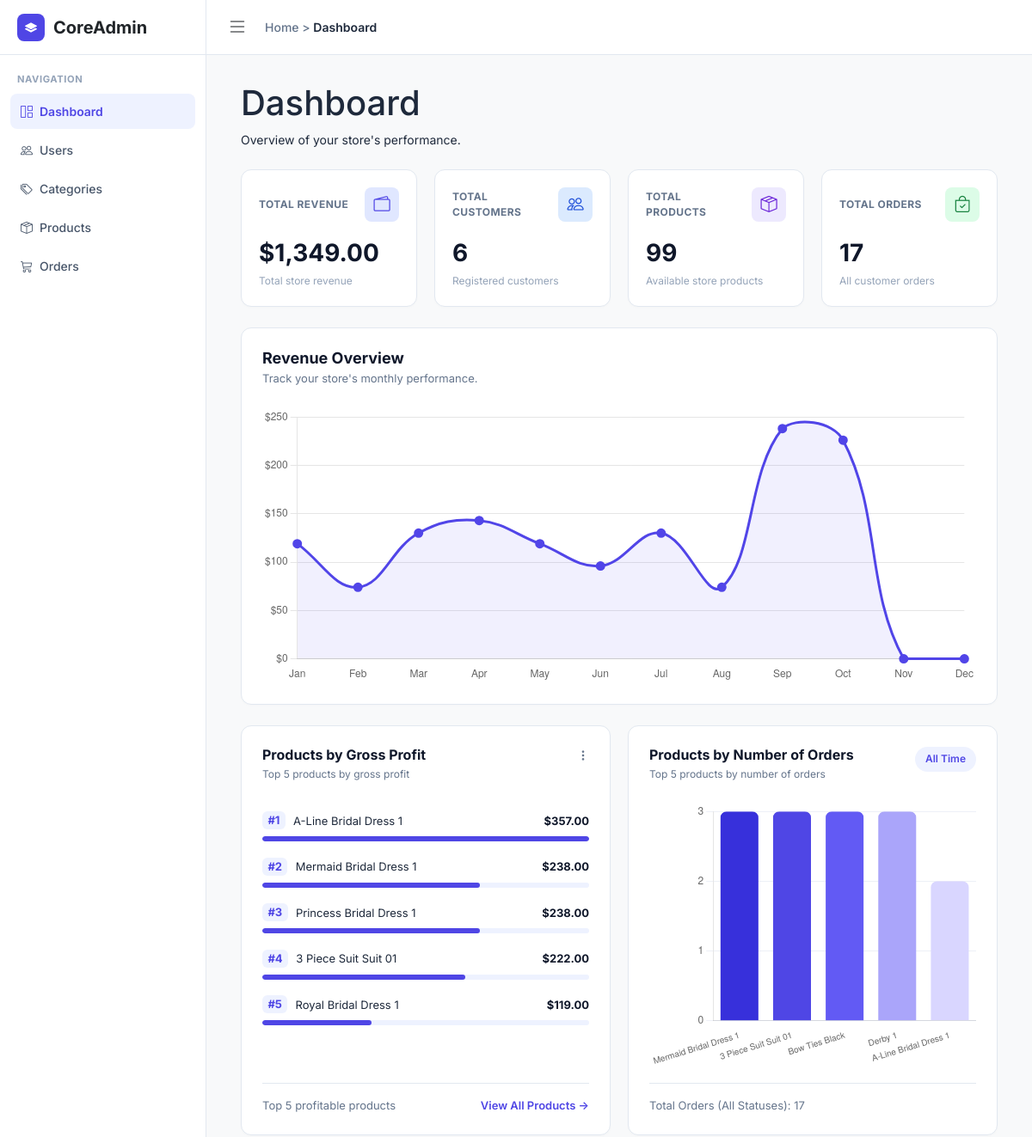
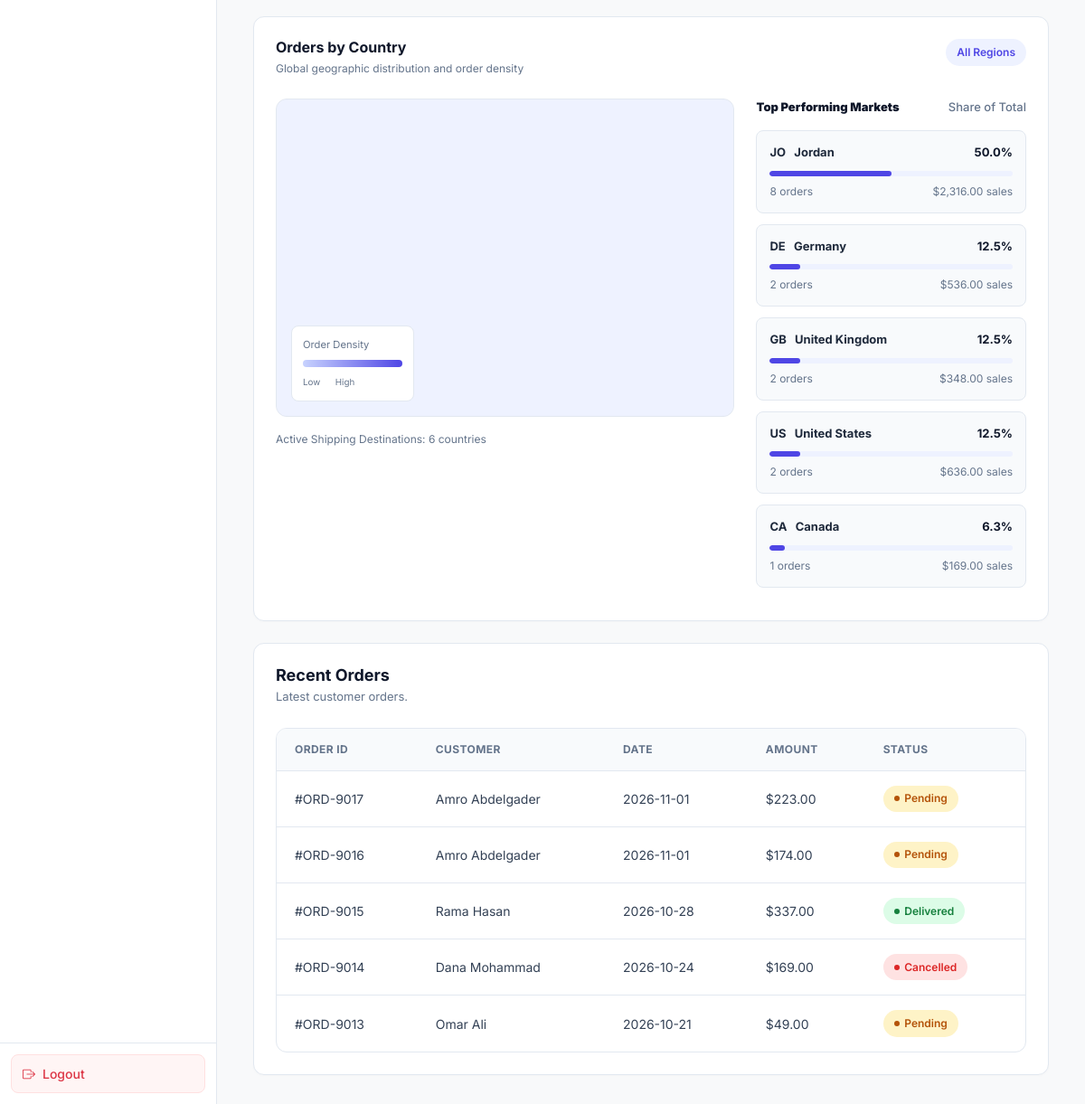
Screenshot of /admin/dashboard.php (signed in) with the database file from the repository (2 pictures, top to bottom).
### tables this page shows
CREATE TABLE `products` (
  `id` int(11) NOT NULL,
  `subcategory_id` int(11) NOT NULL,
  `product_name` varchar(150) NOT NULL,
  `description` text DEFAULT NULL,
  `cost_price` decimal(10,2) NOT NULL DEFAULT 0.00,
  `price` decimal(10,2) NOT NULL,
  `image_url` varchar(500) DEFAULT NULL,
  `stock_quantity` int(11) NOT NULL DEFAULT 0,
  `created_at` timestamp NOT NULL DEFAULT current_timestamp()
);

CREATE TABLE `orders` (
  `id` int(11) NOT NULL,
  `user_id` int(11) NOT NULL,
  `order_date` timestamp NOT NULL DEFAULT current_timestamp(),
  `estimated_delivery` date DEFAULT NULL,
  `total_amount` decimal(10,2) NOT NULL DEFAULT 0.00,
  `order_status` enum('Pending','Confirmed','Shipped','Delivered','Cancelled') DEFAULT 'Pending',
  `full_name` varchar(100) NOT NULL,
  `phone` varchar(20) NOT NULL,
  `country` varchar(100) NOT NULL DEFAULT 'Jordan',
  `city` varchar(100) NOT NULL,
  `area` varchar(100) DEFAULT NULL,
  `shipping_address` varchar(255) NOT NULL,
  `building_details` varchar(255) DEFAULT NULL,
  `shipping_cost` decimal(10,2) NOT NULL DEFAULT 0.00,
  `revenue` decimal(10,2) NOT NULL DEFAULT 0.00
);

### admin/dashboard.php (the view, shortened to what the rows shown need)
<?php
require_once __DIR__ . '/../app/controllers/AdminDashboardController.php';
$db = (new Database())->connect();
$controller = new AdminDashboardController($db);
$stats = $controller->getStatistics();
$topProducts = $controller->getTopProductsByOrders();
$productNames = array_column($topProducts, 'name');
$productSales = array_map(
    'intval',
    array_column($topProducts, 'total_sold')
);
$monthlyRevenue = $controller->getMonthlyRevenue();
$topRevenueProducts = $controller->getTopProductsByRevenue();
$recentOrders = $controller->getRecentOrders();
require_once __DIR__ . '/includes/header.php';
?>
<link rel="stylesheet" href="https://unpkg.com/leaflet@1.9.4/dist/leaflet.css">
<div class="page-content">
    <h1>Dashboard</h1>
    <section class="stats-grid">
        <div class="stat-card">
            <h2>
                $<?= number_format($stats['revenue'], 2) ?>
            </h2>
        </div>
        <div class="stat-card">
            <h2><?= number_format($stats['customers']) ?></h2>
        </div>
        <div class="stat-card">
            <h2><?= number_format($stats['products']) ?></h2>
        </div>
        <div class="stat-card">
            <h2><?= number_format($stats['orders']) ?></h2>
        </div>
    </section>
    <section class="revenue-section">
        <div class="revenue-header">
            <div>
                <h2>Revenue Overview</h2>
            </div>
        </div>
    </section>
    <section class="product-analytics-grid">
        <div class="analytics-card">
            <div class="analytics-heading">
                <div>
                    <h2>Products by Gross Profit</h2>
                </div>
            </div>
            <div class="revenue-products">
                <?php if (!empty($topRevenueProducts)): ?>
                    <?php
                    $maxProfit = max(
                        0,
                        ...array_map(
                            'floatval',
                            array_column($topRevenueProducts, 'total_revenue')
                        )
                    );
                    ?>
                    <?php foreach ($topRevenueProducts as $index => $product): ?>
                        <?php
                        $profit = (float) $product['total_revenue'];
                        $percentage = $maxProfit > 0
                            ? max(0, $profit / $maxProfit * 100)
                            : 0;
                        ?>
                        <div class="revenue-product">
                            <div class="product-line">
                                <span>
                                    <b>#<?= $index + 1 ?></b>
                                    <?= htmlspecialchars(
                                        $product['name'],
                                        ENT_QUOTES,
                                        'UTF-8'
                                    ) ?>
                                </span>
                                <strong>
                                    $<?= number_format($profit, 2) ?>
                                </strong>
                            </div>
                            <div class="analytics-track">
                                <div style="width: <?= $percentage ?>%"></div>
                            </div>
                        </div>
                    <?php endforeach; ?>
                <?php else: ?>
                    <p>No delivered product sales yet.</p>
                <?php endif; ?>
            </div>
        </div>
        <div class="analytics-card">
            <div class="analytics-heading">
                <div>
                    <h2>Products by Number of Orders</h2>
                </div>
            </div>
        </div>
    </section>
    <section class="country-section">
        <div class="analytics-heading">
            <div>
                <h2>Orders by Country</h2>
            </div>
        </div>
    </section>
    <section class="recent-orders-section">
        <div class="recent-orders-header">
            <div>
                <h2>Recent Orders</h2>
            </div>
        </div>
        <div class="orders-table-wrapper">
            <table class="orders-table">
                <thead>
                    <tr>
                        <th>Order ID</th>
                        <th>Customer</th>
                        <th>Date</th>
                        <th>Amount</th>
                        <th>Status</th>
                    </tr>
                </thead>
                <tbody>
                    <?php if (!empty($recentOrders)): ?>
                        <?php foreach ($recentOrders as $order): ?>
                            <?php
                            $status = $order['order_status'];
                            $allowedStatuses = [
                                'Pending',
                                'Confirmed',
                                'Shipped',
                                'Delivered',
                                'Cancelled'
                            ];
                            $statusClass = in_array($status, $allowedStatuses, true)
                                ? strtolower($status)
                                : '';
                            ?>
                            <tr>
                                <td>
                                    #ORD-<?= (int) $order['id'] ?>
                                </td>
                                <td>
                                    <?= htmlspecialchars(
                                        $order['full_name'],
                                        ENT_QUOTES,
                                        'UTF-8'
                                    ) ?>
                                </td>
                                <td>
                                    <?= htmlspecialchars(
                                        date('Y-m-d', strtotime($order['order_date'])),
                                        ENT_QUOTES,
                                        'UTF-8'
                                    ) ?>
                                </td>
                                <td>
                                    $<?= number_format(
                                        (float) $order['total_amount'],
                                        2
                                    ) ?>
                                </td>
                                <td>
                                    <span class="order-status <?= $statusClass ?>">
                                        <?= htmlspecialchars(
                                            $status,
                                            ENT_QUOTES,
                                            'UTF-8'
                                        ) ?>
                                    </span>
                                </td>
                            </tr>
                        <?php endforeach; ?>
                    <?php endif; ?>
                </tbody>
            </table>
        </div>
    </section>
</div>
<script>
    // Month labels
    const months = [
        'Jan', 'Feb', 'Mar',
        'Apr', 'May', 'Jun',
        'Jul', 'Aug', 'Sep',
        'Oct', 'Nov', 'Dec'
    ];
    // Monthly revenue from PHP / MySQL
    const monthlyRevenue = <?= json_encode(
        $monthlyRevenue,
        JSON_NUMERIC_CHECK
    ) ?>;
    const chartElement = document.getElementById('revenueChart');
    if (chartElement && typeof Chart !== 'undefined') {
        new Chart(chartElement, {
            type: 'line',
            data: {
                labels: months,
                datasets: [{
                    label: 'Monthly Revenue',
                    data: monthlyRevenue,
                    borderColor: '#5145e8',
                    backgroundColor: 'rgba(81, 69, 232, 0.08)',
                    borderWidth: 3,
                    fill: true,
                    tension: 0.4,
                    pointRadius: 4,
                    pointBackgroundColor: '#5145e8'
                }]
            },
            options: {
                responsive: true,
                maintainAspectRatio: false,
                plugins: {
                    legend: {
                        display: false
                    }
                },
                scales: {
                    y: {
                        beginAtZero: true,
                        ticks: {
                            callback: function(value) {
                                return '$' + value;
                            }
                        }
                    },
                    x: {
                        grid: {
                            display: false
                        }
                    }
                }
            }
        });
    }
</script>
<script>
    // Product names from PHP / MySQL
    const productNames = <?= json_encode(
        $productNames,
        JSON_HEX_TAG | JSON_HEX_AMP | JSON_HEX_APOS | JSON_HEX_QUOT
    ) ?>;
    // Number of orders from PHP / MySQL
    const productSales = <?= json_encode($productSales) ?>;
    const productOrdersCanvas =
        document.getElementById('productOrdersChart');
    if (productOrdersCanvas && typeof Chart !== 'undefined') {
        new Chart(productOrdersCanvas, {
            type: 'bar',
            data: {
                labels: productNames,
                datasets: [{
                    label: 'Number of Orders',
                    data: productSales,
                    backgroundColor: [
                        '#3730db',
                        '#4f46e5',
                        '#625af4',
                        '#aaa5fa',
                        '#d9d6ff'
                    ],
                    borderRadius: 7,
                    maxBarThickness: 45
                }]
            },
            options: {
                responsive: true,
                maintainAspectRatio: false,
                plugins: {
                    legend: {
                        display: false
                    }
                },
                scales: {
                    x: {
                        grid: {
                            display: false
                        },
                        ticks: {
                            font: {
                                size: 10
                            }
                        }
                    },
                    y: {
                        beginAtZero: true,
                        grid: {
                            color: '#edf0f7'
                        },
                        ticks: {
                            precision: 0
                        }
                    }
                }
            }
        });
    }
</script>
<?php require_once __DIR__ . '/includes/footer.php'; ?>

### rows the page displays
products: product_name "A-Line Bridal Dress 1", profit "357.00", $percentage 100 (drawn)
products: product_name "Mermaid Bridal Dress 1", profit "238.00", $percentage 66.666666666667 (drawn)
products: product_name "Princess Bridal Dress 1", profit "238.00", $percentage 66.666666666667 (drawn)
products: product_name "3 Piece Suit Suit 01", profit "222.00", $percentage 62.18487394958 (drawn)
products: product_name "Royal Bridal Dress 1", profit "119.00", $percentage 33.333333333333 (drawn)
orders: id "9017", full_name "Amro Abdelgader", order_date "2026-11-01", total_amount "223.00", order_status "Pending"
orders: id "9016", full_name "Amro Abdelgader", order_date "2026-11-01", total_amount "174.00", order_status "Pending"
orders: id "9015", full_name "Rama Hasan", order_date "2026-10-28", total_amount "337.00", order_status "Delivered"
orders: id "9014", full_name "Dana Mohammad", order_date "2026-10-24", total_amount "169.00", order_status "Cancelled"
orders: id "9013", full_name "Omar Ali", order_date "2026-10-21", total_amount "49.00", order_status "Pending"

### other values shown
safe($breadcrumb) "Dashboard"
$stats['revenue'] "1,349.00"
$stats['customers'] "6"
$stats['products'] "99"
$stats['orders'] "17"
count($ordersByCountry) "6"
$code "JO"
$name "Jordan"
$percentage "50.0"
$orders "8"
$sales "2,316.00"
$code "DE"
$name "Germany"
$percentage "12.5"
$orders "2"
